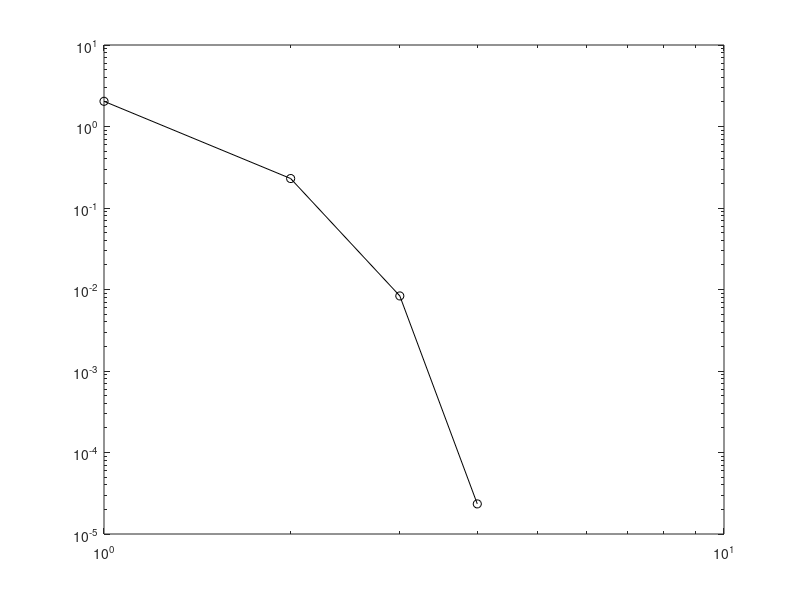

The MATLAB script that drew this image:
clear all
clc
n=100;
p=30;
% A=randn(p,n);
% x0=rand(n,1);
load A
load x0
b=A*x0;
MAXITERS = 100;
ALPHA = 0.01;
BETA = 0.5;
NTTOL = 1e-7;
x = x0;
%find p_star
% cvx_begin
% variables x(n)
% minimize sum(x'*log(x));
% cvx_end
% p_star = cvx_optval;
p_star=-34.347345215327020;
for iter=1:MAXITERS
% calculate value function
val = x'*log(x);
% calculate gradient of objective fcn
grad = 1+log(x);
% calculate hessian of objective fcn
hess = diag(1./x);
% solve the equation Ax=b based pn KKT matrix
dxw = -[hess A'; A zeros(p,p)] \ [grad; zeros(p,1)];
% calculate direction
dx = dxw(1:n);
% calculate lambda for stopping criterion
lambda = grad'*dx;
% check stopping criterion
if (abs(lambda) < NTTOL), break; end;
% implement backtracking line search
t=1;
while (min(x+t*dx) <= 0), t = BETA*t; end;
while ((x+t*dx)'*log(x+t*dx) >= val + t*ALPHA*lambda), t=BETA*t; end;
% update x
x = x + t*dx;
% calculate error
f=x'*log(x);
error(iter)=f-p_star;
end;
figure(1)
loglog(error,'ko-')